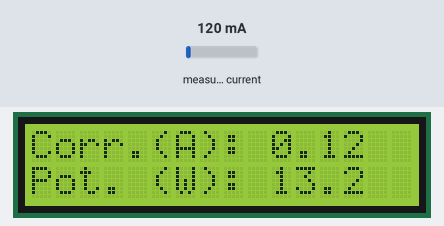
A sketch run on a simulated Arduino Uno, built with avr-gcc and run on an emulated ATmega328P. On the bench: 16×2 character LCD. The inputs (shaded band) are chosen by the test bench; at power-on: measured current 120 mA. What the sketch prints to the serial monitor is not drawn.

Above: at 1.2 s.
1.3 s: measured current set to 40 mA
At 2.4 s:
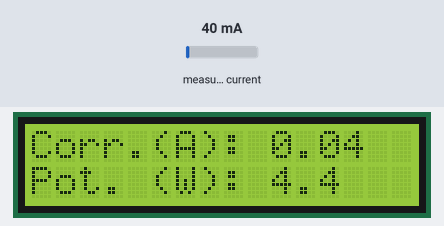
2.9 s: measured current set to 500 mA
At 4.1 s:
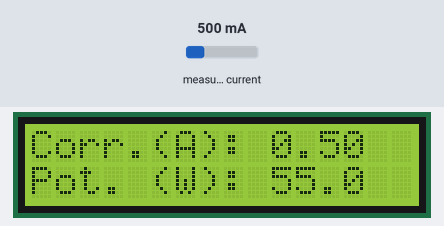
5.2 s: measured current set to 1000 mA
At 7.0 s:
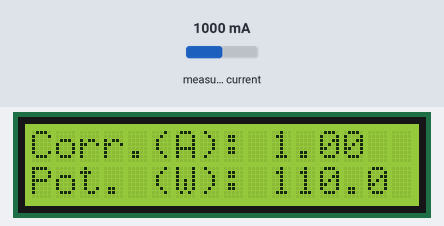
Timing chart, 0 to 8.5 s (numbered marks = the images above; inputs shaded):
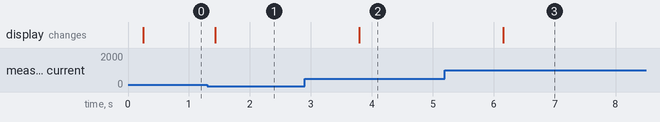

The sketch:

MedidorEnergia.ino
```cpp
//Programa : Medidor de energia elétrica com Arduino e SCT-013
//Autor : FILIPEFLOP

//Baseado no programa exemplo da biblioteca EmonLib

//Carrega as bibliotecas
#include "EmonLib.h"
#include <LiquidCrystal.h>

EnergyMonitor emon1;
LiquidCrystal lcd(9, 8, 7, 6, 5, 4);

//Tensao da rede eletrica
int rede = 110.0;

//Pino do sensor SCT
int pino_sct = 1;

void setup()
{
  lcd.begin(16, 2);
  lcd.clear();
  Serial.begin(9600);
  //Pino, calibracao - Cur Const= Ratio/BurdenR. 1800/62 = 29.
  emon1.current(pino_sct, 29);
  //Informacoes iniciais display
  lcd.setCursor(0,0);
  lcd.print("Corr.(A):");
  lcd.setCursor(0,1);
  lcd.print("Pot. (W):");
}

void loop()
{
  //Calcula a corrente
  double Irms = emon1.calcIrms(1480);
  //Mostra o valor da corrente
  Serial.print("Corrente : ");
  Serial.print(Irms); // Irms
  lcd.setCursor(10,0);
  lcd.print(Irms);

  //Calcula e mostra o valor da potencia
  Serial.print(" Potencia : ");
  Serial.println(Irms*rede);
  lcd.setCursor(10,1);
  lcd.print("      ");
  lcd.setCursor(10,1);
  lcd.print(Irms*rede,1);

  delay(1000);
}
```

Measured:
- after the input at 1.3 s, the display: changes after 0.13 s (image 1)
- after the input at 2.9 s, the display: changes after 0.90 s (image 2)
- after the input at 5.2 s, the display: changes after 0.96 s (image 3)
